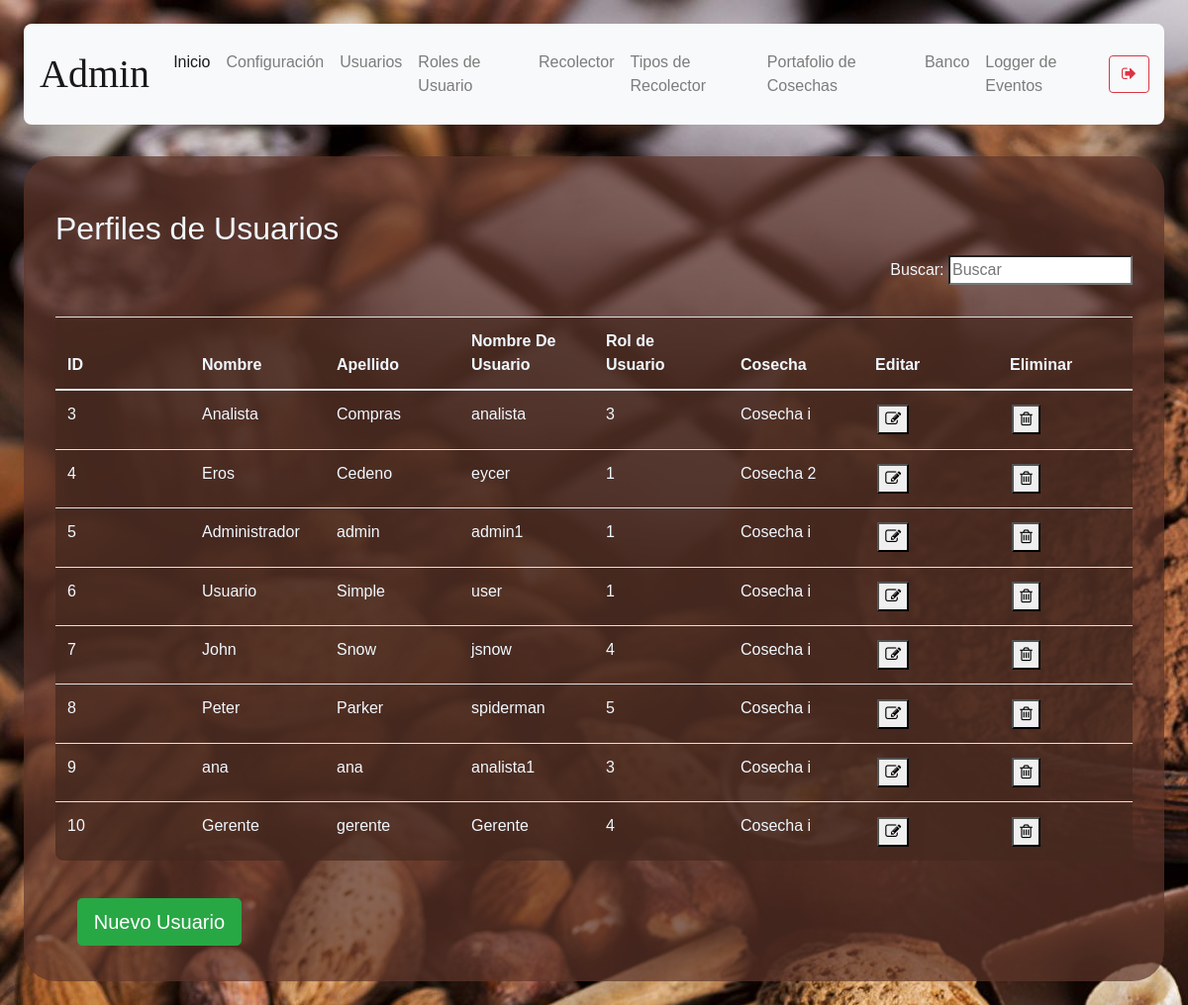
The page /user-management (signed in) on the database its author committed.
### models/user.py (models this page shows, shortened)
class User(db.Model) :
    __tablename__ = "user"
    id = db.Column(db.Integer, primary_key = True)
    name = db.Column(db.String(100), nullable = False)
    last_name = db.Column(db.String(100), nullable = False)
    username = db.Column(db.String(100), unique = True, nullable = False)
    email = db.Column(db.String(100), nullable = True)
    password = db.Column(db.String(100), nullable = False)
    gender = db.Column(db.String(10), nullable = False)
    date_of_birth = db.Column(db.String(10), nullable = False)
    phone = db.Column(db.String(20), nullable = True)
    address = db.Column(db.String(150), nullable = True)
    user_rol_id = db.Column(db.Integer, db.ForeignKey('user_rol.id'))
    F_Harvest = db.Column(db.Integer, db.ForeignKey('harvest.id'))
    def get_user_rol_by_username( self, username ):
        user_rol_id = User.query.filter_by(username = username).first().user_rol_id
        user_rol = User_rol.query.get(user_rol_id).description
        return user_rol

### models/harvest.py (models this page shows, shortened)
class Harvest (db.Model):
    __tablename__ = 'harvest'
    id = db.Column(db.Integer, primary_key = True)
    description = db.Column(db.String(250), nullable = False)
    start_date = db.Column(db.String(10), nullable=False)
    end_date = db.Column(db.String(10), nullable= False)
    status = db.Column(db.String(10), nullable = False)

### routes/user.py (the view)
@user.route('/user-management')
def user_management():
    if( not verify_permissions(session, User) ):
        return redirect(url_for('auth.index'))
    rols = User_rol.query.all()
    users = User.query.all()
    harvests = Harvest.query.all()
    if 'management-status' not in session:
        return render_template('user-management.html', status="",\
            rols = rols, users = users,  harvests = harvests)
    status = session['management-status']
    session.pop('management-status', None)
    return render_template('user-management.html', status=status, \
        rols=rols, users = users, harvests = harvests )

### utils/functions.py (called while the page is built)
def verify_permissions(session, User, allowed=['admin']):
    return 'username' in session and \
    ( allowed == 'all' or User.get_user_rol_by_username(User, session['username']) in allowed)

### templates/user-management.html (shortened to what this page needs)
{% extends "base.html" %}
{% block content %}
    <h2>Perfiles de Usuarios</h2>
    <p align="right">
        Buscar: <input id ="search-bar" onkeyup="searchEngine()" type="search" name="busqueda" placeholder="Buscar">
    </p>
    <table class="table content-table">
        <thead>
            <th>ID</th>
            <th>Nombre</th>
            <th>Apellido</th>
            <th>Nombre De Usuario</th>
            <th>Rol de Usuario</th>
            <th>Cosecha</th>
            <th>Editar</th>
            <th>Eliminar</th>
        </thead>
        <tbody id="table-body-data">
        {% for user in users %}
        {% if user.username != "admin" %}
        <tr>
            <td>{{ user.id }}</td>
            <td>{{ user.name }}</td>
            <td>{{ user.last_name }}</td>
            <td>{{ user.username }}</td>
            <td>{{ user.user_rol_id }}</td>
            {% for harvest in harvests %}
                {% if harvest.id == user.F_Harvest %}
                    <td>{{ harvest.description }}</td>
                {% endif %}
            {% endfor %}
            <td><button onclick="window.location.href=`/user-management/edit-user/{{ user.id }}`"><i class="fa fa-pencil-square-o" aria-hidden="true"></i></button></td>
            <td><button onclick='deleteConfirm( {{user.id}}, "User" )'><i class="fa fa-trash-o" aria-hidden="true"></i></button></td>
        </tr>
        {% endif %}
        {% endfor %}
        </tbody>
    </table>
    <button type="submit" onclick="showForm()" class="btn btn-success btn-lg mb-1">Nuevo Usuario</button>
{% endblock %}

### static/styles/main.css (style rules this page uses)
body { background-color:aliceblue; background-image: url("../media/2316549.jpg"); margin: 2%; font-family: 'Gill Sans', 'Gill Sans MT', Calibri, 'Trebuchet MS', sans-serif; }
button { margin: 2%; }
h1, h2 { margin-top: 2%; }
.content-table { background-color: rgba(69, 40, 31, 0.7); padding: 2em; color:aliceblue; margin-top: 2em; border-radius: .5em; }
table { width:100%; table-layout:fixed; }
td { word-wrap:break-word; }

### rows shown on the page
User: id "3", name "Analista", last_name "Compras", username "analista", user_rol_id "3"
Harvest: description "Cosecha i"
User: id "4", name "Eros", last_name "Cedeno", username "eycer", user_rol_id "1"
Harvest: description "Cosecha 2"
User: id "5", name "Administrador", last_name "admin", username "admin1", user_rol_id "1"
User: id "6", name "Usuario", last_name "Simple", username "user", user_rol_id "1"
User: id "7", name "John", last_name "Snow", username "jsnow", user_rol_id "4"
User: id "8", name "Peter", last_name "Parker", username "spiderman", user_rol_id "5"
User: id "9", name "ana", last_name "ana", username "analista1", user_rol_id "3"
User: id "10", name "Gerente", last_name "gerente", username "Gerente", user_rol_id "4"

### other values the page prints
{{ session['username'] }} "Admin"
